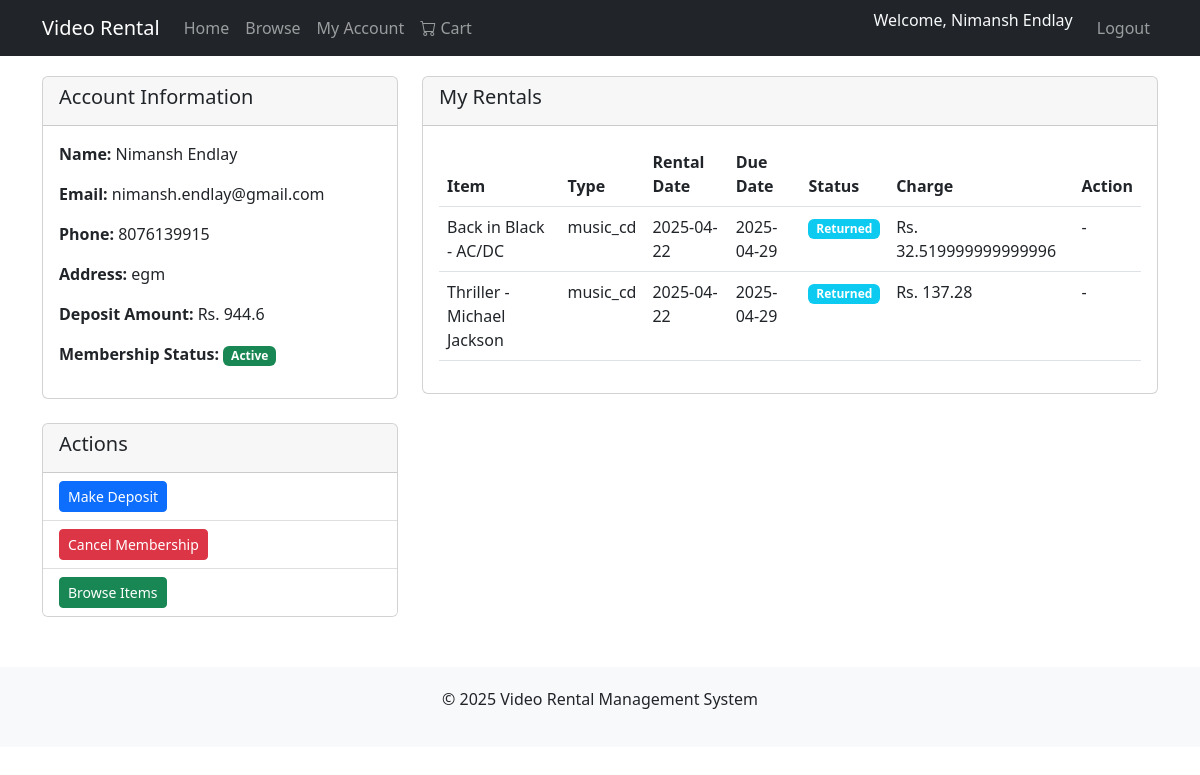
The app's page /customer/dashboard (signed in) with its own data.
### app.py (models this page shows)
class User(db.Model, UserMixin):
    id = db.Column(db.Integer, primary_key=True)
    name = db.Column(db.String(100), nullable=False)
    email = db.Column(db.String(100), unique=True, nullable=False)
    password = db.Column(db.String(200), nullable=False)
    role = db.Column(db.String(20), nullable=False)  # 'admin', 'clerk', 'customer'
    address = db.Column(db.String(200))
    phone = db.Column(db.String(20))
    deposit = db.Column(db.Float, default=0.0)
    membership_active = db.Column(db.Boolean, default=False)
    date_joined = db.Column(db.DateTime, default=datetime.utcnow, nullable=False)
    rentals = db.relationship('Rental', backref='user', lazy=True, foreign_keys='Rental.user_id')

class Rental(db.Model):
    id = db.Column(db.Integer, primary_key=True)
    user_id = db.Column(db.Integer, db.ForeignKey('user.id'), nullable=False)
    item_id = db.Column(db.Integer, db.ForeignKey('item.id'), nullable=False)
    rental_date = db.Column(db.DateTime, default=datetime.utcnow)
    return_date = db.Column(db.DateTime)
    due_date = db.Column(db.DateTime, nullable=False)
    status = db.Column(db.String(20), default='pending')  # 'pending', 'approved', 'returned', 'overdue'
    approved_by = db.Column(db.Integer, db.ForeignKey('user.id'))  # Clerk/Admin who approved
    total_charge = db.Column(db.Float)
    approved_by_user = db.relationship('User', foreign_keys=[approved_by])
    early_return_requested = db.Column(db.Boolean, default=False)  # New field
    early_return_status = db.Column(db.String(20), default=None)  # 'pending', 'approved', 'denied'

class Item(db.Model):
    id = db.Column(db.Integer, primary_key=True)
    title = db.Column(db.String(100), nullable=False)
    type = db.Column(db.String(20), nullable=False)  # 'video_cd', 'music_cd', 'dvd', 'vhs'
    format = db.Column(db.String(20))  # 'VHS', 'MP4', etc.
    genre = db.Column(db.String(50))
    daily_rate = db.Column(db.Float, nullable=False)
    available = db.Column(db.Boolean, default=True)
    date_added = db.Column(db.DateTime, default=datetime.utcnow)
    rentals = db.relationship('Rental', backref='item', lazy=True)

### app.py (the view)
@app.route('/customer/dashboard')
@login_required
def customer_dashboard():
    if current_user.role != 'customer':
        flash('Access denied', 'danger')
        return redirect(url_for('home'))
    user = User.query.get(current_user.id)
    user_rentals = Rental.query.filter_by(user_id=current_user.id).all()
    return render_template('customer_dashboard.html', user=user, user_rentals=user_rentals)

### app.py (called while the page is built)
@login_manager.user_loader
def load_user(user_id):
    return User.query.get(int(user_id))

### templates/customer_dashboard.html (shortened to what this page needs)
{% extends 'base.html' %}
{% block content %}
<div class="row">
    <div class="col-md-4">
        <div class="card mb-4">
            <div class="card-header">
                <h5>Account Information</h5>
            </div>
            <div class="card-body">
                <p><strong>Name:</strong> {{ current_user.name }}</p>
                <p><strong>Email:</strong> {{ current_user.email }}</p>
                <p><strong>Phone:</strong> {{ current_user.phone }}</p>
                <p><strong>Address:</strong> {{ current_user.address }}</p>
                <p><strong>Deposit Amount:</strong> Rs. {{ current_user.deposit }}</p>
                <p><strong>Membership Status:</strong>
                    {% if current_user.membership_active %}
                        <span class="badge bg-success">Active</span>
                    {% else %}
                        <span class="badge bg-warning">Inactive</span>
                    {% endif %}
                </p>
            </div>
        </div>
        <div class="card">
            <div class="card-header">
                <h5>Actions</h5>
            </div>
            <ul class="list-group list-group-flush">
                <li class="list-group-item">
                    <a href="{{ url_for('make_deposit') }}" class="btn btn-primary btn-sm">Make Deposit</a>
                </li>
                {% if current_user.membership_active %}
                    <li class="list-group-item">
                        <a href="{{ url_for('cancel_membership') }}" class="btn btn-danger btn-sm">Cancel Membership</a>
                    </li>
                {% endif %}
                <li class="list-group-item">
                    <a href="{{ url_for('browse_items') }}" class="btn btn-success btn-sm">Browse Items</a>
                </li>
            </ul>
        </div>
    </div>
    <div class="col-md-8">
        <div class="card">
            <div class="card-header">
                <h5>My Rentals</h5>
            </div>
            <div class="card-body">
                {% if user_rentals %}
                    <table class="table">
                        <thead>
                            <tr>
                                <th>Item</th>
                                <th>Type</th>
                                <th>Rental Date</th>
                                <th>Due Date</th>
                                <th>Status</th>
                                <th>Charge</th>
                                <th>Action</th>
                            </tr>
                        </thead>
                        <tbody>
                            {% for rental in user_rentals %}
                                <tr>
                                    <td>{{ rental.item.title }}</td>
                                    <td>{{ rental.item.type }}</td>
                                    <td>{{ rental.rental_date.strftime('%Y-%m-%d') }}</td>
                                    <td>{{ rental.due_date.strftime('%Y-%m-%d') }}</td>
                                    <td>
                                        {% if rental.status == 'pending' %}
                                            <span class="badge bg-warning">Pending</span>
                                        {% elif rental.status == 'approved' %}
                                            <span class="badge bg-success">Approved</span>
                                        {% elif rental.status == 'declined' %}
                                            <span class="badge bg-danger">Declined</span>
                                        {% elif rental.status == 'returned' %}
                                            <span class="badge bg-info">Returned</span>
                                        {% elif rental.status == 'overdue' %}
                                            <span class="badge bg-danger">Overdue</span>
                                        {% endif %}
                                    </td>
                                    <td>Rs. {{ rental.total_charge }}</td>
                                    <td>
                                        {% if rental.status == 'approved' and not rental.early_return_requested %}
                                            <form method="POST" action="{{ url_for('request_early_return', rental_id=rental.id) }}">
                                                <button type="submit" class="btn btn-warning btn-sm">Request Early Return</button>
                                            </form>
                                        {% elif rental.early_return_requested %}
                                            <span class="badge bg-info">Early Return Requested</span>
                                        {% else %}
                                            -
                                        {% endif %}
                                    </td>
                                </tr>
                            {% endfor %}
                        </tbody>
                    </table>
                {% else %}
                    <p>You don't have any rentals yet.</p>
                    <a href="{{ url_for('browse_items') }}" class="btn btn-primary">Browse Items</a>
                {% endif %}
            </div>
        </div>
    </div>
</div>
{% endblock %}

### templates/base.html (shortened to what this page needs)
<!DOCTYPE html>
<html lang="en">
<head>
    <link rel="stylesheet" href="https://cdn.jsdelivr.net/npm/bootstrap@5.2.3/dist/css/bootstrap.min.css">
    <link href="https://cdn.jsdelivr.net/npm/bootstrap-icons/font/bootstrap-icons.css" rel="stylesheet">
</head>
<body>
    <nav class="navbar navbar-expand-lg navbar-dark bg-dark">
        <div class="container">
            <a class="navbar-brand" href="{{ url_for('home') }}">Video Rental</a>
            <div class="collapse navbar-collapse" id="navbarNav">
                <ul class="navbar-nav me-auto">
                    <li class="nav-item">
                        <a class="nav-link" href="{{ url_for('home') }}">Home</a>
                    </li>
                    <li class="nav-item">
                        <a class="nav-link" href="{{ url_for('browse_items') }}">Browse</a>
                    </li>
                    {% if current_user.is_authenticated %}
                        {% if current_user.role == 'admin' %}
                            <li class="nav-item">
                                <a class="nav-link" href="{{ url_for('admin_dashboard') }}">Admin Dashboard</a>
                            </li>
                        {% elif current_user.role == 'clerk' %}
                            <li class="nav-item">
                                <a class="nav-link" href="{{ url_for('clerk_dashboard') }}">Clerk Dashboard</a>
                            </li>
                        {% elif current_user.role == 'customer' %}
                            <li class="nav-item">
                                <a class="nav-link" href="{{ url_for('customer_dashboard') }}">My Account</a>
                            </li>
                            <li class="nav-item">
                                <a class="nav-link" href="{{ url_for('view_cart') }}">
                                    <i class="bi bi-cart"></i> Cart
                                </a>
                            </li>
                        {% endif %}
                    {% endif %}
                </ul>
                <ul class="navbar-nav ms-auto">
                    {% if current_user.is_authenticated %}
                        <li class="nav-item">
                            <span class="navbar-text text-light me-3">Welcome, {{ current_user.name }}</span>
                        </li>
                        <li class="nav-item">
                            <a class="nav-link" href="{{ url_for('logout') }}">Logout</a>
                        </li>
                    {% endif %}
                </ul>
            </div>
        </div>
    </nav>
    <div class="container">
        {% block content %}{% endblock %}
    </div>
    <footer class="footer">
        <div class="container">
            <p>&copy; 2025 Video Rental Management System</p>
        </div>
    </footer>
</body>
</html>

### templates/base.html (style rules this page uses)
.navbar { margin-bottom: 20px; }
.footer { margin-top: 50px; padding: 20px 0; background-color: #f8f9fa; text-align: center; }

### records on screen
User: name "Nimansh Endlay", email "nimansh.endlay@gmail.com", phone "8076139915", address "egm", deposit "944.6"
Rental: item "Back in Black - AC/DC", item.type "music_cd", rental_date "2025-04-22", due_date "2025-04-29", status "Returned", total_charge "32.519999999999996"
Rental: item "Thriller - Michael Jackson", item.type "music_cd", rental_date "2025-04-22", due_date "2025-04-29", status "Returned", total_charge "137.28"
